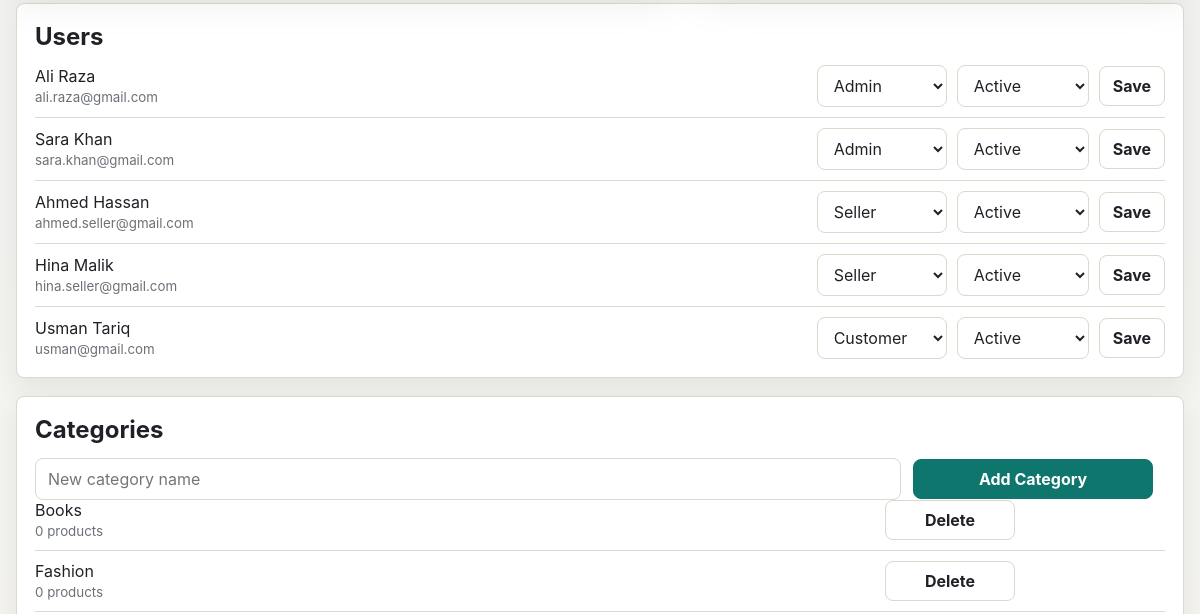
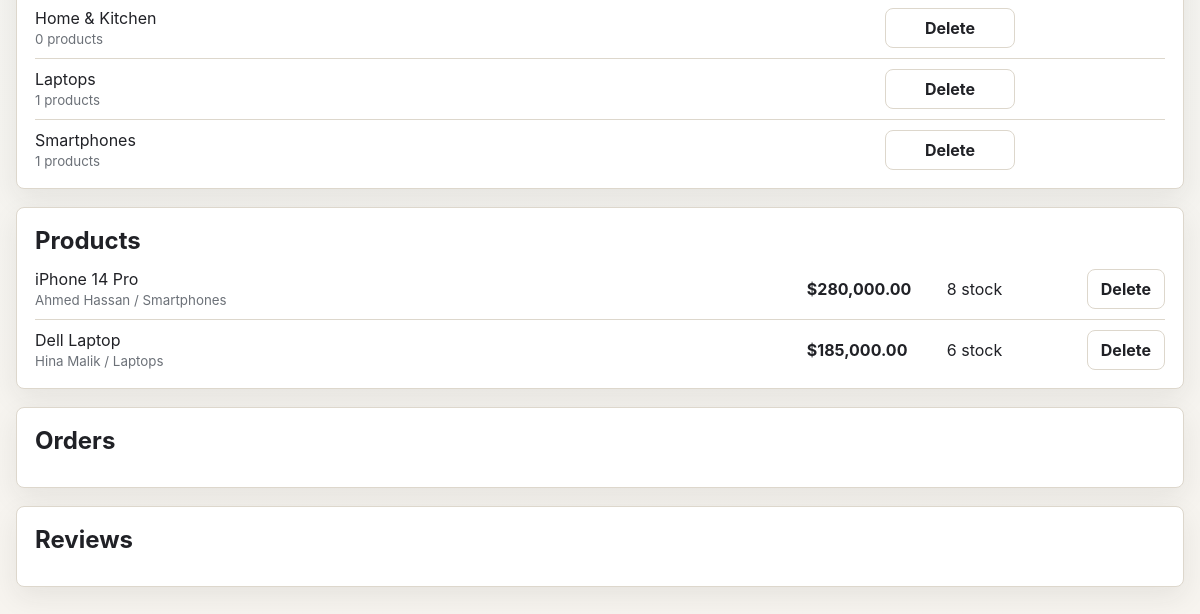
/admin/dashboard.php (signed in, lower part), run on an earlier commit of the app's database (2 pictures, top to bottom).
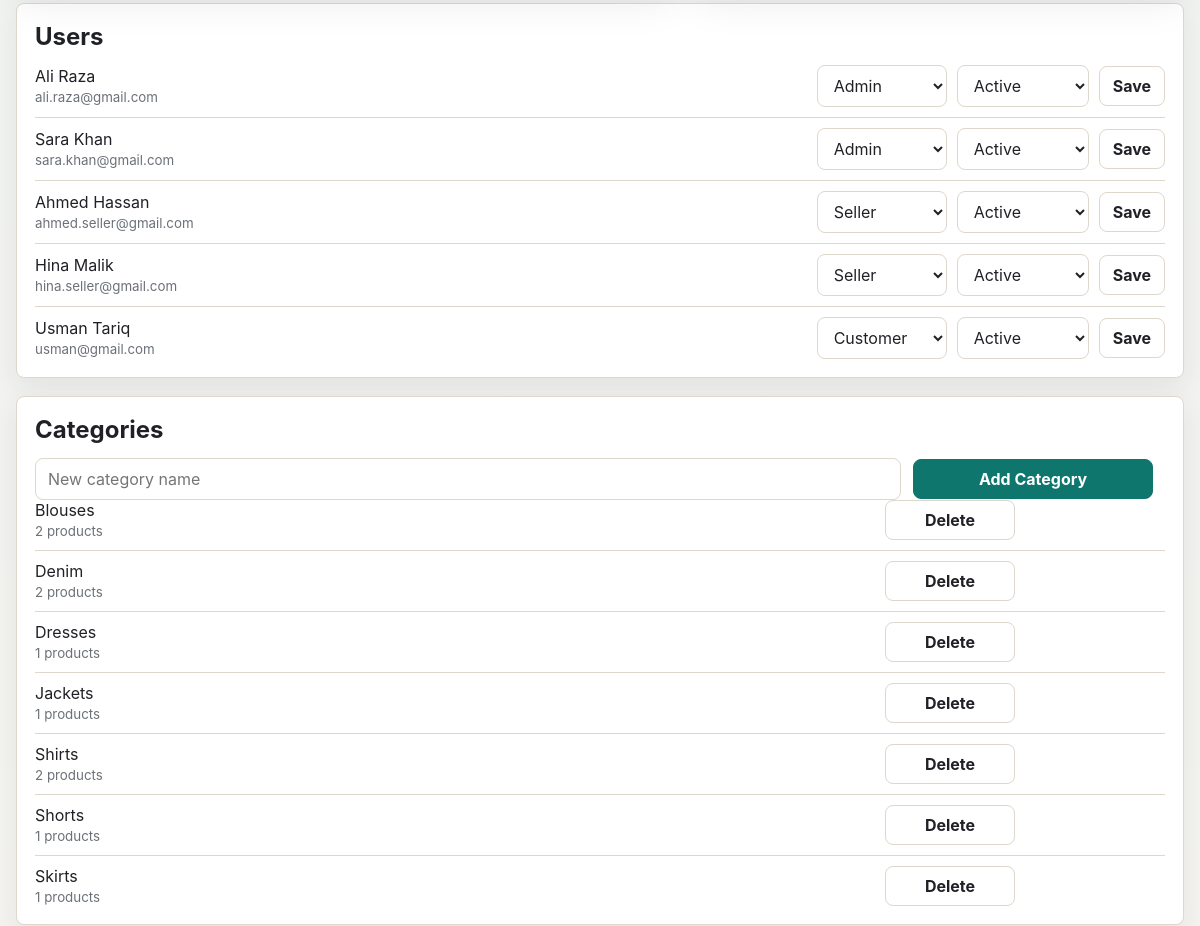
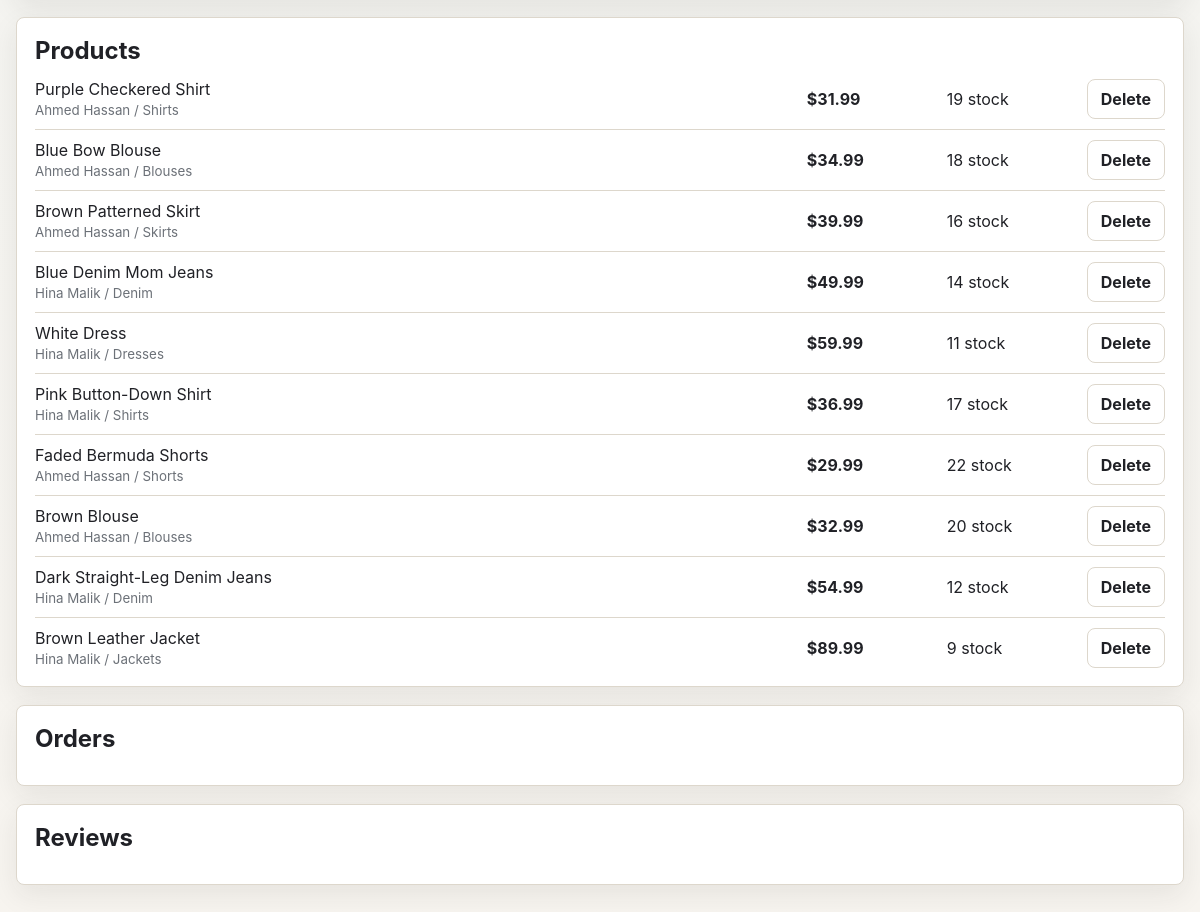
And on a later commit of the database (2 pictures, top to bottom).
### tables this page shows
CREATE TABLE users (
    id INT AUTO_INCREMENT PRIMARY KEY,
    name VARCHAR(100) NOT NULL,
    email VARCHAR(100) UNIQUE NOT NULL,
    password VARCHAR(255) NOT NULL,
    role ENUM('admin','seller','customer') DEFAULT 'customer',
    account_status ENUM('pending','active','suspended') DEFAULT 'active',
    created_at TIMESTAMP DEFAULT CURRENT_TIMESTAMP
);

CREATE TABLE categories (
    id INT AUTO_INCREMENT PRIMARY KEY,
    name VARCHAR(100) UNIQUE NOT NULL
);

CREATE TABLE products (
    id INT AUTO_INCREMENT PRIMARY KEY,
    name VARCHAR(150) NOT NULL,
    description TEXT,
    image_url VARCHAR(255),
    price DECIMAL(10,2) NOT NULL,
    stock INT DEFAULT 0,
    category_id INT NOT NULL,
    seller_id INT NOT NULL,
    created_at TIMESTAMP DEFAULT CURRENT_TIMESTAMP,
    FOREIGN KEY (category_id) REFERENCES categories(id)
    ON DELETE CASCADE ON UPDATE CASCADE,
    FOREIGN KEY (seller_id) REFERENCES users(id)
    ON DELETE CASCADE ON UPDATE CASCADE
);

### admin/dashboard.php (the view, shortened to what this page needs)
<?php
require_once '../db.php';
mysqli_query($conn, "UPDATE orders SET status = 'delivered' WHERE status IN ('pending','completed') AND created_at <= DATE_SUB(NOW(), INTERVAL 1 MINUTE)");
$users = mysqli_query($conn, "SELECT id, name, email, role, account_status, created_at FROM users ORDER BY created_at DESC");
$categories = mysqli_query($conn, "SELECT c.id, c.name, COUNT(p.id) AS product_count FROM categories c LEFT JOIN products p ON p.category_id = c.id GROUP BY c.id, c.name ORDER BY c.name");
$products = mysqli_query($conn, "SELECT p.id, p.name, p.price, p.stock, p.image_url, c.name AS category_name, u.name AS seller_name FROM products p JOIN categories c ON c.id = p.category_id JOIN users u ON u.id = p.seller_id ORDER BY p.created_at DESC");
?>
<!DOCTYPE html>
<html lang="en">
<head>
    <link rel="stylesheet" href="../assets/css/styles.css">
    <link rel="stylesheet" href="../assets/css/customer.css">
</head>
<body class="customer-page">
<main class="shop-shell">
    <section class="admin-section">
        <h2>Users</h2>
        <div class="admin-table">
            <?php while ($user = mysqli_fetch_assoc($users)): ?>
                <form class="admin-row" method="POST">
                    <span><?= htmlspecialchars($user['name']) ?><small><?= htmlspecialchars($user['email']) ?></small></span>
                    <select class="shop-select" name="role">
                        <?php foreach (['admin', 'seller', 'customer'] as $role): ?>
                            <option value="<?= $role ?>" <?= $user['role'] === $role ? 'selected' : '' ?>><?= ucfirst($role) ?></option>
                        <?php endforeach; ?>
                    </select>
                    <select class="shop-select" name="account_status">
                        <?php foreach (['pending', 'active', 'suspended'] as $status): ?>
                            <option value="<?= $status ?>" <?= ($user['account_status'] ?? 'active') === $status ? 'selected' : '' ?>><?= ucfirst($status) ?></option>
                        <?php endforeach; ?>
                    </select>
                    <button class="shop-button" name="update_user">Save</button>
                </form>
            <?php endwhile; ?>
        </div>
    </section>
    <section class="admin-section">
        <h2>Categories</h2>
        <form class="shop-toolbar" method="POST">
            <input class="shop-input" name="category_name" placeholder="New category name">
            <button class="shop-button shop-button--primary" name="add_category">Add Category</button>
        </form>
        <div class="admin-table">
            <?php while ($category = mysqli_fetch_assoc($categories)): ?>
                <form class="admin-row" method="POST">
                    <span><?= htmlspecialchars($category['name']) ?><small><?= (int) $category['product_count'] ?> products</small></span>
                    <button class="shop-button" name="delete_category">Delete</button>
                </form>
            <?php endwhile; ?>
        </div>
    </section>
    <section class="admin-section">
        <h2>Products</h2>
        <div class="admin-table">
            <?php while ($product = mysqli_fetch_assoc($products)): ?>
                <form class="admin-row" method="POST">
                    <span><?= htmlspecialchars($product['name']) ?><small><?= htmlspecialchars($product['seller_name']) ?> / <?= htmlspecialchars($product['category_name']) ?></small></span>
                    <strong>$<?= number_format($product['price'], 2) ?></strong>
                    <span><?= (int) $product['stock'] ?> stock</span>
                    <button class="shop-button" name="delete_product">Delete</button>
                </form>
            <?php endwhile; ?>
        </div>
    </section>
    <section class="admin-section">
        <h2>Orders</h2>
    </section>
    <section class="admin-section">
        <h2>Reviews</h2>
    </section>
</main>
</body>
</html>

What changed in the data, as far as the page shows it:
changed categories: name "Smartphones" → "Blouses"; product_count "1" → "2"; moves up the list
changed categories: name "Laptops" → "Denim"; product_count "1" → "2"; moves up the list
changed categories: name "Books" → "Dresses"; product_count "0" → "1"
changed categories: name "Fashion" → "Jackets"; product_count "0" → "1"
added categories: name "Shirts", product_count "2"
added categories: name "Shorts", product_count "1"
changed categories: name "Home & Kitchen" → "Skirts"; product_count "0" → "1"
added products: name "Purple Checkered Shirt", seller.name "Ahmed Hassan", category.name "Shirts", price "31.99", stock "19"
changed products: name "iPhone 14 Pro" → "Blue Bow Blouse"; category.name "Smartphones" → "Blouses"; price "280,000.00" → "34.99"; stock "8" → "18"
added products: name "Brown Patterned Skirt", seller.name "Ahmed Hassan", category.name "Skirts", price "39.99", stock "16"
changed products: name "Dell Laptop" → "Blue Denim Mom Jeans"; category.name "Laptops" → "Denim"; price "185,000.00" → "49.99"; stock "6" → "14"
added products: name "White Dress", seller.name "Hina Malik", category.name "Dresses", price "59.99", stock "11"
added products: name "Pink Button-Down Shirt", seller.name "Hina Malik", category.name "Shirts", price "36.99", stock "17"
added products: name "Faded Bermuda Shorts", seller.name "Ahmed Hassan", category.name "Shorts", price "29.99", stock "22"
added products: name "Brown Blouse", seller.name "Ahmed Hassan", category.name "Blouses", price "32.99", stock "20"
added products: name "Dark Straight-Leg Denim Jeans", seller.name "Hina Malik", category.name "Denim", price "54.99", stock "12"
added products: name "Brown Leather Jacket", seller.name "Hina Malik", category.name "Jackets", price "89.99", stock "9"
